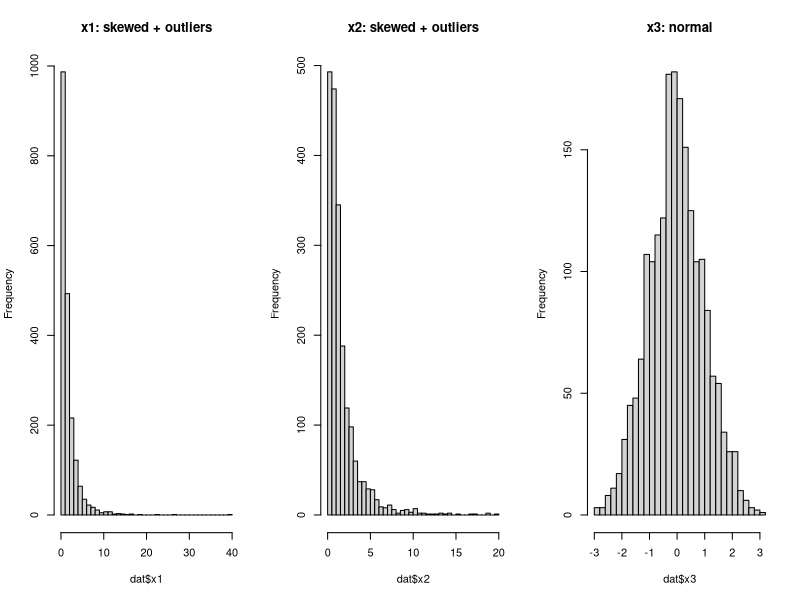

This chart was generated by the following R code:
# This code generates a synthetic dataset with three variables (x1, x2, x3) 
# that have a specified correlation structure.
# x1 and x2 are skewed with outliers, while x3 is normally distributed. 
# The correlation matrix is designed to have strong positive correlation 
# between x1 and x2, and weak
# install.packages("MASS")
library(MASS)

set.seed(123)

n <- 2000   # larger n = more stable sample correlations

# Function to generate data from latent correlations
make_data <- function(r12, r13, r23, n = 2000, seed = 123) {
  set.seed(seed)
  
  Sigma <- matrix(c(
    1,   r12, r13,
    r12, 1,   r23,
    r13, r23, 1
  ), 3, 3, byrow = TRUE)
  
  # Ensure positive definite
  if (any(eigen(Sigma)$values <= 0)) return(NULL)
  
  Z <- mvrnorm(n, mu = c(0, 0, 0), Sigma = Sigma)
  
  # Two skewed variables
  x1 <- exp(Z[,1])
  x2 <- exp(Z[,2])
  
  # One normal variable
  x3 <- Z[,3]
  
  # Add a few outliers to skewed vars
  n_out <- round(0.01 * n)   # 1%
  id1 <- sample(seq_len(n), n_out)
  id2 <- sample(seq_len(n), n_out)
  x1[id1] <- x1[id1] * 6
  x2[id2] <- x2[id2] * 6
  
  data.frame(x1 = x1, x2 = x2, x3 = x3)
}

# Objective: get final correlations close to target
target <- c(0.80, -0.10, -0.10)  # cor(x1,x2), cor(x1,x3), cor(x2,x3)

obj_fun <- function(par) {
  dat <- make_data(r12 = par[1], r13 = par[2], r23 = par[3], n = n, seed = 123)
  if (is.null(dat)) return(1e6)
  
  cc <- cor(dat)
  obs <- c(cc[1,2], cc[1,3], cc[2,3])
  
  sum((obs - target)^2)
}

# Starting values
start <- c(0.90, -0.05, -0.05)

fit <- optim(
  par = start,
  fn = obj_fun,
  method = "L-BFGS-B",
  lower = c(-0.99, -0.99, -0.99),
  upper = c( 0.99,  0.99,  0.99)
)

fit$par
fit$value

# Generate final dataset using optimized latent correlations
dat <- make_data(
  r12 = fit$par[1],
  r13 = fit$par[2],
  r23 = fit$par[3],
  n = n,
  seed = 999
)

# Check final correlations
round(cor(dat), 3)

# Look at distributions
par(mfrow = c(1,3))
hist(dat$x1, breaks = 40, main = "x1: skewed + outliers")
hist(dat$x2, breaks = 40, main = "x2: skewed + outliers")
hist(dat$x3, breaks = 40, main = "x3: normal")

# Optional: skewness-like quick check
summary(dat)

write.csv(dat, "synthetic_data.csv", row.names = FALSE)
